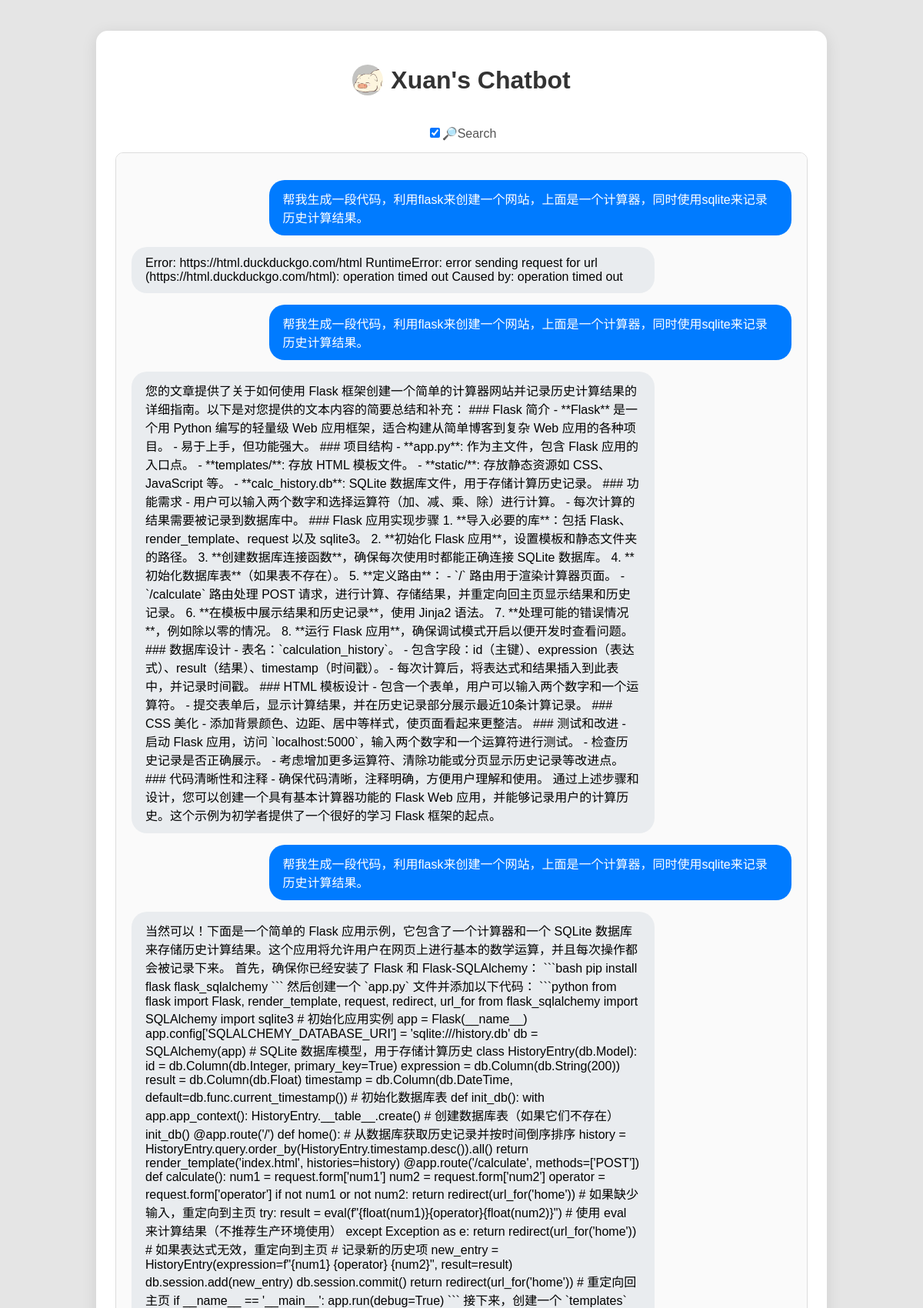
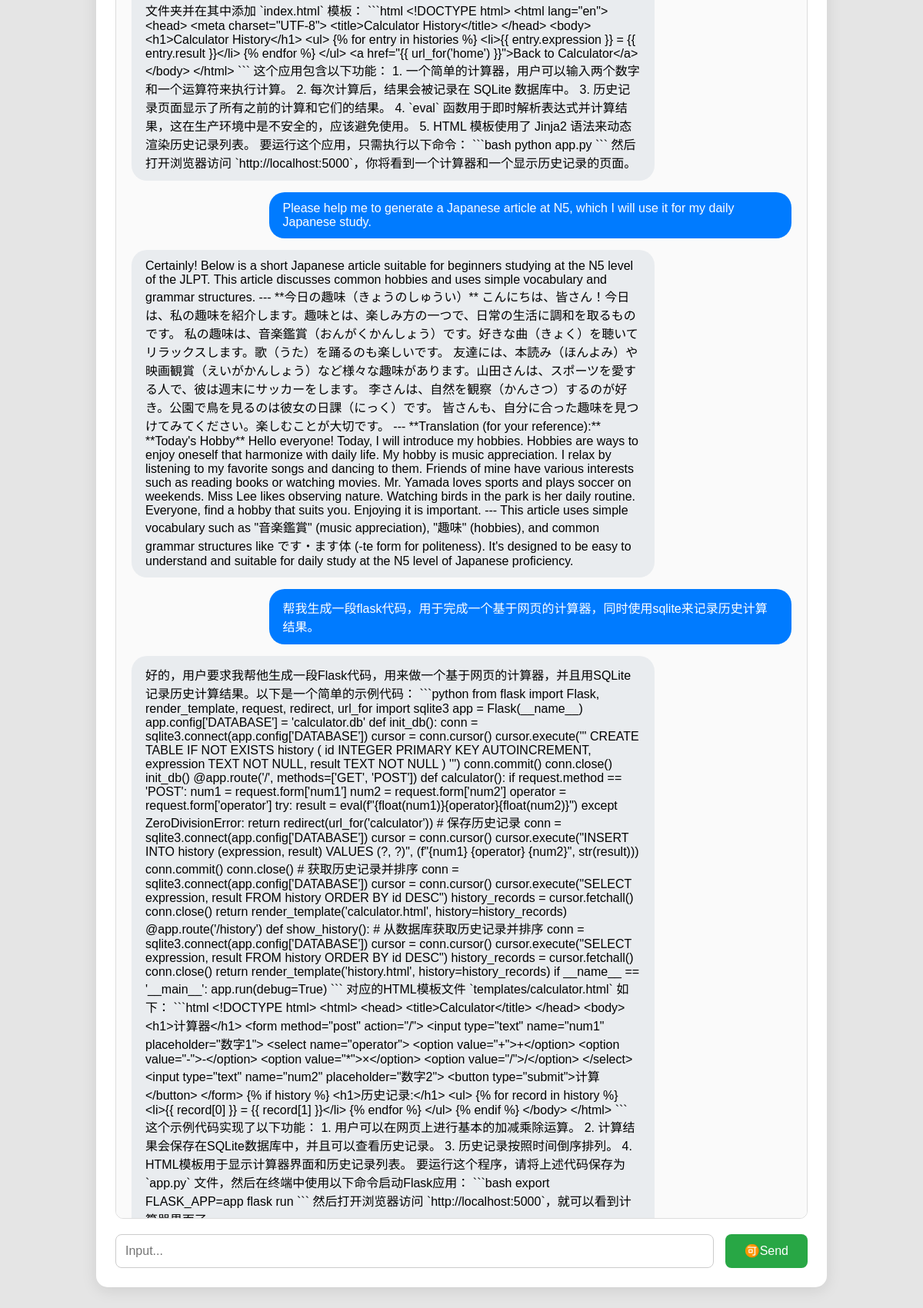
The page / on the database its author committed (2 pictures, top to bottom).
### tables this page shows
CREATE TABLE messages
                     (id INTEGER PRIMARY KEY AUTOINCREMENT,
                      role TEXT,
                      content TEXT,
                      timestamp DATETIME DEFAULT CURRENT_TIMESTAMP);

### app.py (the view)
@app.route('/')
def index():
    db = get_db()
    history = db.execute(
        '''
        SELECT role, content
        FROM (
            SELECT role, content, timestamp
            FROM messages
            ORDER BY timestamp DESC
            LIMIT 10
        ) AS recent
        ORDER BY timestamp ASC
        '''
    ).fetchall()
    return render_template('index.html', history=history)

### app.py (called while the page is built)
def get_db():
    if 'db' not in g:
        g.db = sqlite3.connect('chatbot.db')
        g.db.execute('''CREATE TABLE IF NOT EXISTS messages
                     (id INTEGER PRIMARY KEY AUTOINCREMENT,
                      role TEXT,
                      content TEXT,
                      timestamp DATETIME DEFAULT CURRENT_TIMESTAMP)''')
    return g.db

### templates/index.html (shortened to what this page needs)
<!DOCTYPE html>
<html>
<head>
    <link rel="stylesheet" href="{{ url_for('static', filename='style.css') }}">
    <link rel="stylesheet" href="https://cdnjs.cloudflare.com/ajax/libs/highlight.js/11.5.0/styles/default.min.css">
</head>
<body>
    <div class="chat-container">
        <div>
            <img src="{{ url_for('static', filename='images/xuan.jpeg') }}" alt="">
            <h1>Xuan's Chatbot</h1>
        </div>
        <div class="search-toggle">
            <label>
                <input type="checkbox" id="search-toggle" checked>🔎Search
            </label>
        </div>
        <div class="chat-history" id="chat-box">
            {% for msg in history %}
            <div class="message {{ 'user' if msg[0] == 'user' else 'bot' }}" data-raw="{{ msg[1] | e }}">
                <div class="message-content">{{ msg[1] }}</div>
            </div>
            {% endfor %}
        </div>
        <form id="chat-form">
            <input type="text" name="message" placeholder="Input..." required>
            <button type="submit">🉑Send</button>
        </form>
    </div>
</body>
</html>

### static/style.css (style rules this page uses)
body { background: #e5e5e5; font-family: Arial, sans-serif; }
.chat-container > div:first-child { display: flex; align-items: center; justify-content: center; gap: 10px; margin-bottom: 20px; }
.chat-container img { width: 40px; height: 40px; object-fit: cover; border-radius: 50%; }
.chat-container { max-width: 900px; margin: 40px auto; padding: 25px; background: #ffffff; border-radius: 15px; box-shadow: 0 4px 20px rgba(0,0,0,0.1); }
h1 { text-align: center; color: #333; margin-bottom: 20px; }
.chat-history { height: 70vh; overflow-y: auto; margin-bottom: 20px; padding: 20px; background: #fafafa; border-radius: 10px; border: 1px solid #ddd; }
.message { margin: 15px 0; padding: 12px 18px; border-radius: 20px; max-width: 75%; word-wrap: break-word; position: relative; }
.message.user { background: #007bff; color: white; margin-left: auto; }
.message.bot { background: #e9ecef; color: black; margin-right: auto; }
#chat-form { display: flex; gap: 15px; }
input[type="text"] { flex: 1; padding: 12px; border: 1px solid #ccc; border-radius: 8px; font-size: 16px; }
button { padding: 12px 25px; background: #28a745; color: white; border: none; border-radius: 8px; cursor: pointer; font-size: 16px; }
.message.bot { position: relative; min-height: 20px; }
.search-toggle { margin-bottom: 15px; text-align: center; }
.search-toggle label { color: #555; font-size: 16px; }

### rows shown on the page
messages: content "Error: https://html.duckduckgo.com/html RuntimeError: error sending request for url (https://html.duckduckgo.com/html): operation timed out Caused by: operation timed out"
messages: content "您的文章提供了关于如何使用 Flask 框架创建一个简单的计算器网站并记录历史计算结果的详细指南。以下是对您提供的文本内容的简要总结和补充： ### Flask 简介 - **Flask** 是一个用 Python 编写的轻量级 Web 应用框架，适合构建从简单博客到复杂 Web 应用的各种项目。 - 易于上手，但功能强大。 ### 项目结构 - **app.py**: 作为主文件，包含 Flask 应用的入口点。 - **templates/**: 存放 HTML 模板文件。 - **static/**: 存放静态资源如 CSS、JavaScript 等。 - **calc_history.db**: SQLite 数据库文件，用于存储计算历史记录。 ### 功能需求 - 用户可以输入两个数字和选择运算符（加、减、乘、除）进行计算。 - 每次计算的结果需要被记录到数据库中。 ### Flask 应用实现步骤 1. **导入必要的库**：包括 Flask、render_template、request 以及 sqlite3。 2. **初始化 Flask 应用**，设置模板和静态文件夹的路径。 3. **创建数据库连接函数**，确保每次使用时都能正确连接 SQLite 数据库。 4. **初始化数据库表**（如果表不存在）。 5. **定义路由**： - `/` 路由用于渲染计算器页面。 - `/calculate` 路由处理 POST 请求，进行计算、存储结果，并重定向回主页显示结果和历史记录。 6. **在模板中展示结果和历史记录**，使用 Jinja2 语法。 7.…"
messages: content "当然可以！下面是一个简单的 Flask 应用示例，它包含了一个计算器和一个 SQLite 数据库来存储历史计算结果。这个应用将允许用户在网页上进行基本的数学运算，并且每次操作都会被记录下来。 首先，确保你已经安装了 Flask 和 Flask-SQLAlchemy： ```bash pip install flask flask_sqlalchemy ``` 然后创建一个 `app.py` 文件并添加以下代码： ```python from flask import Flask, render_template, request, redirect, url_for from flask_sqlalchemy import SQLAlchemy import sqlite3 # 初始化应用实例 app = Flask(__name__) app.config['SQLALCHEMY_DATABASE_URI'] = 'sqlite:///history.db' db = SQLAlchemy(app) # SQLite 数据库模型，用于存储计算历史 class HistoryEntry(db.Model): id = db.Column(db.Integer, primary_key=True) expression = db.Column(db.String(200)) result = db.Column(db.Float) timestamp = db.Column(db.DateTime, default=db.func.current_timestamp()) #…"
messages: content "Please help me to generate a Japanese article at N5, which I will use it for my daily Japanese study."
messages: content "Certainly! Below is a short Japanese article suitable for beginners studying at the N5 level of the JLPT. This article discusses common hobbies and uses simple vocabulary and grammar structures. --- **今日の趣味（きょうのしゅうい）** こんにちは、皆さん！今日は、私の趣味を紹介します。趣味とは、楽しみ方の一つで、日常の生活に調和を取るものです。 私の趣味は、音楽鑑賞（おんがくかんしょう）です。好きな曲（きょく）を聴いてリラックスします。歌（うた）を踊るのも楽しいです。 友達には、本読み（ほんよみ）や映画観賞（えいがかんしょう）など様々な趣味があります。山田さんは、スポーツを愛する人で、彼は週末にサッカーをします。 李さんは、自然を観察（かんさつ）するのが好き。公園で鳥を見るのは彼女の日課（にっく）です。 皆さんも、自分に合った趣味を見つけてみてください。楽しむことが大切です。 --- **Translation (for your reference):** **Today's Hobby** Hello everyone! Today, I will introduce my hobbies. Hobbies are ways to enjoy oneself that harmonize with daily life. My hobby is music…"
messages: content "好的，用户要求我帮他生成一段Flask代码，用来做一个基于网页的计算器，并且用SQLite记录历史计算结果。以下是一个简单的示例代码： ```python from flask import Flask, render_template, request, redirect, url_for import sqlite3 app = Flask(__name__) app.config['DATABASE'] = 'calculator.db' def init_db(): conn = sqlite3.connect(app.config['DATABASE']) cursor = conn.cursor() cursor.execute(''' CREATE TABLE IF NOT EXISTS history ( id INTEGER PRIMARY KEY AUTOINCREMENT, expression TEXT NOT NULL, result TEXT NOT NULL ) ''') conn.commit() conn.close() init_db() @app.route('/', methods=['GET', 'POST']) def calculator(): if request.method == 'POST': num1 = request.form['num1'] num2 = request.form['num2'] operator = request.form['operator'] try: result =…"

### other values the page prints
{{ msg[1] }} "帮我生成一段代码，利用flask来创建一个网站，上面是一个计算器，同时使用sqlite来记录历史计算结果。" "帮我生成一段代码，利用flask来创建一个网站，上面是一个计算器，同时使用sqlite来记录历史计算结果。" "帮我生成一段代码，利用flask来创建一个网站，上面是一个计算器，同时使用sqlite来记录历史计算结果。" "帮我生成一段flask代码，用于完成一个基于网页的计算器，同时使用sqlite来记录历史计算结果。"
